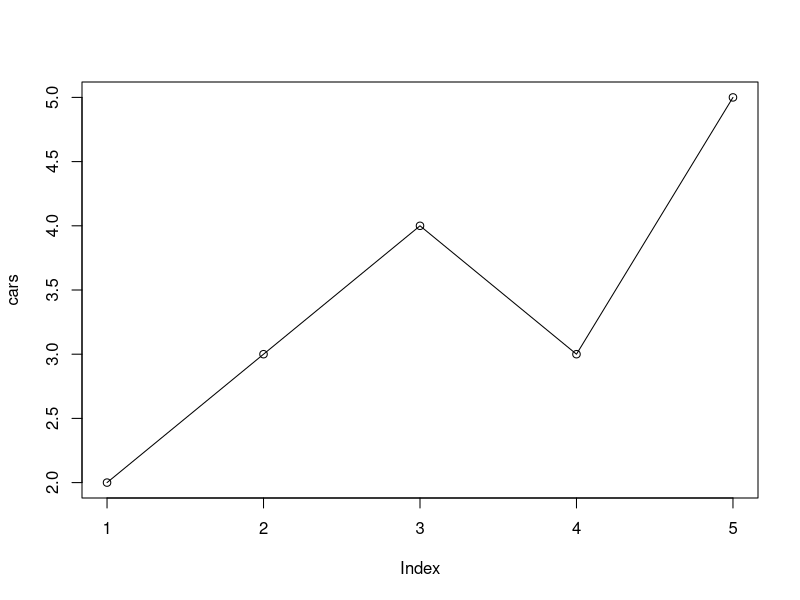
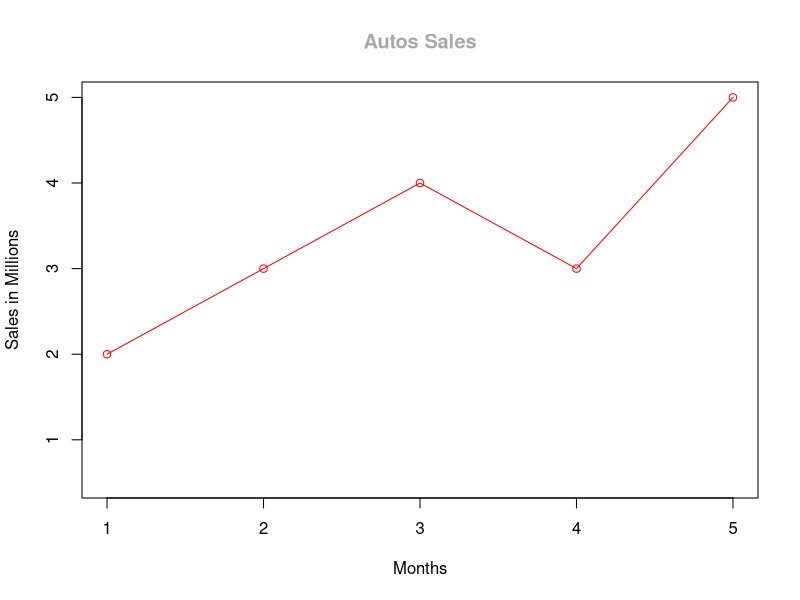
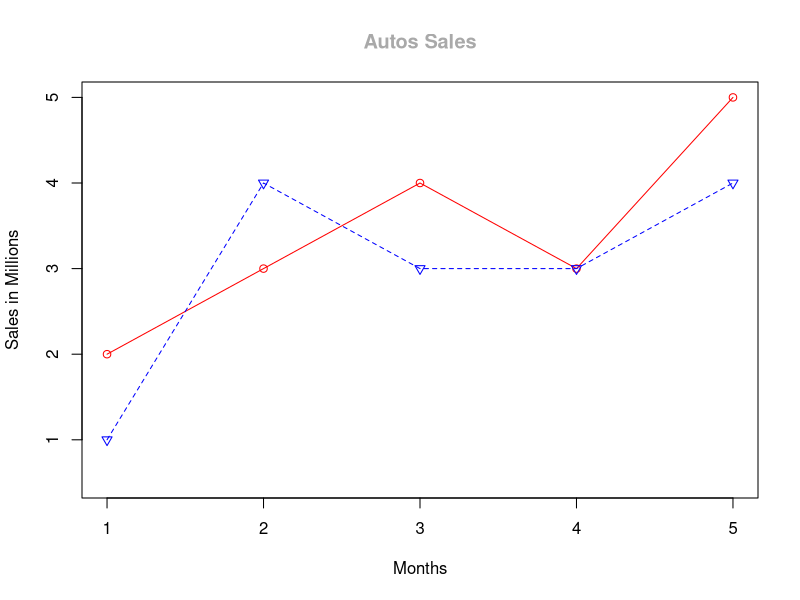
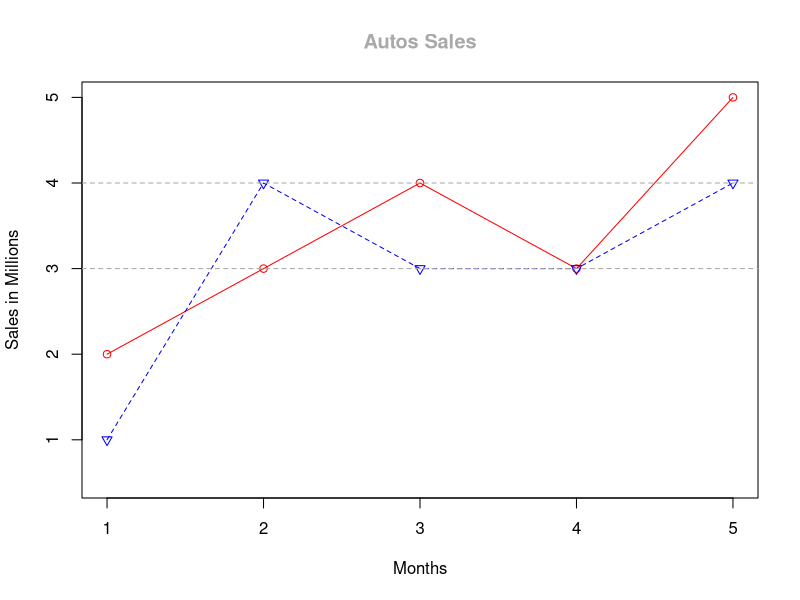
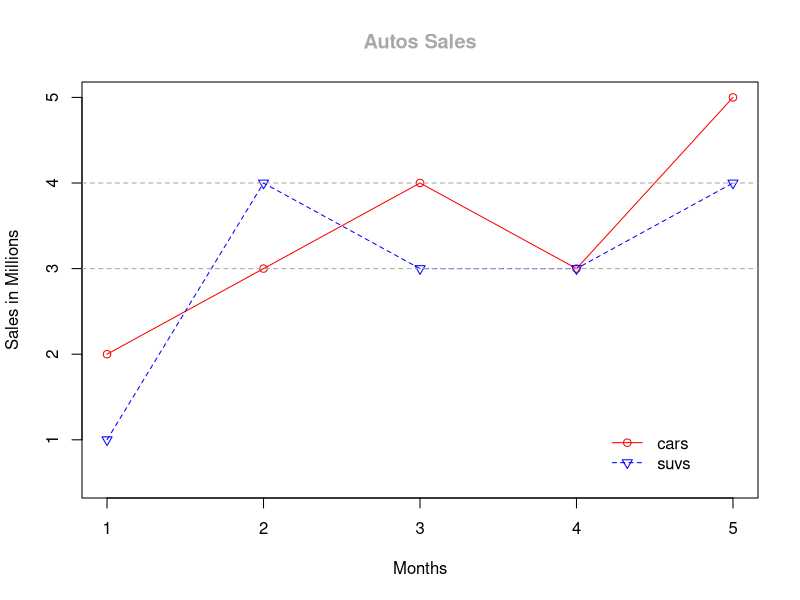
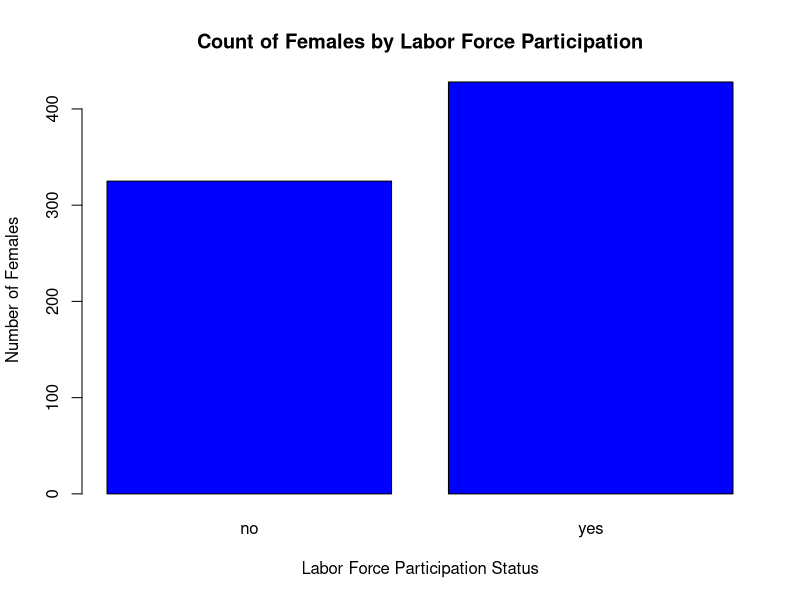
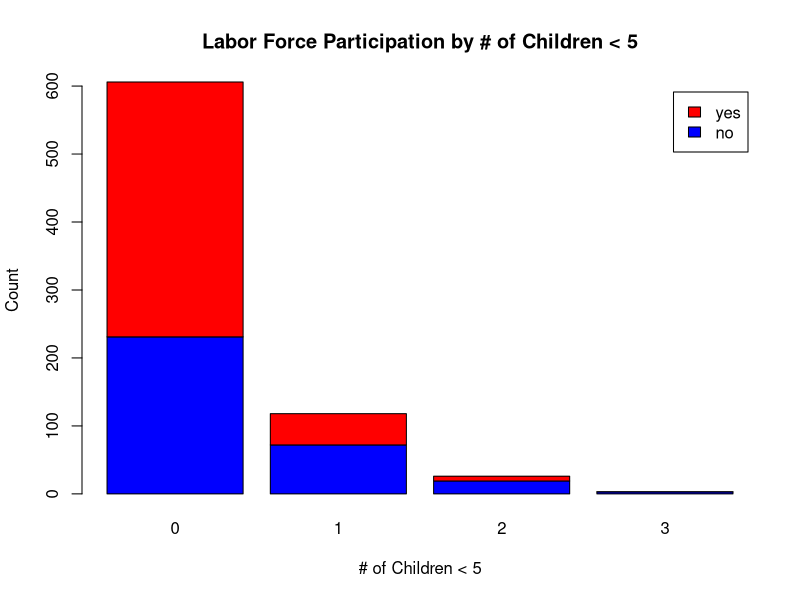
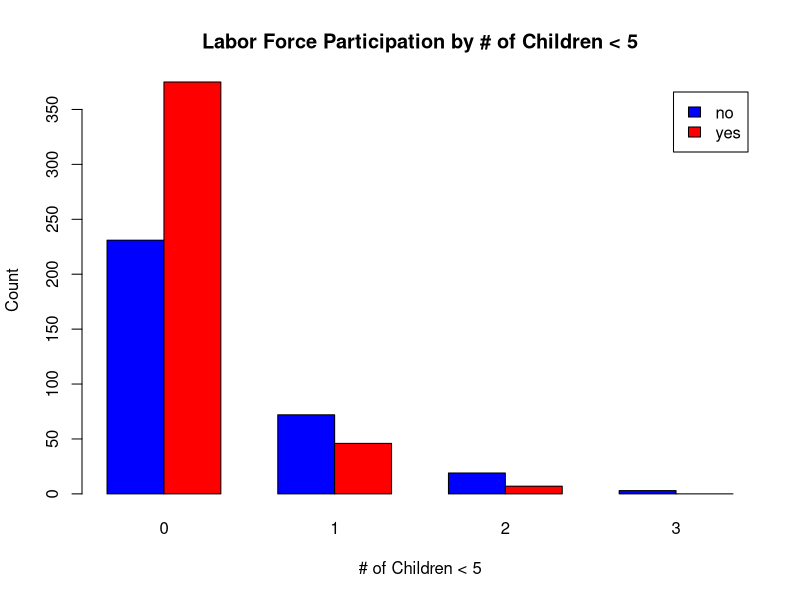

Source code (R) for these figures, in order:
## ---- chunk 1
knitr::opts_chunk$set(echo = FALSE)
## ---- chunk 2
cars = c(2,3,4,3,5)
plot(cars, type = "o")
## ---- chunk 3
plot(cars, type="o", col="red", ylim=c(0.5,5), xlab="Months", ylab="Sales in Millions")
title(main="Autos Sales", col.main="darkgrey")
## ---- chunk 4
plot(cars, type="o", col="red", ylim=c(0.5,5), xlab="Months", ylab="Sales in Millions")
title(main="Autos Sales", col.main="darkgrey")
suvs = c(1,4,3,3,4)
lines(suvs, type="o", col="blue", lty=2, pch=6)
## ---- chunk 5
plot(cars, type="o", col="red", ylim=c(0.5,5), xlab="Months", ylab="Sales in Millions")
title(main="Autos Sales", col.main="darkgrey")
lines(suvs, type="o", col="blue", lty=2, pch=6)
abline(h=c(3,4), lty=2, col="darkgrey") # h for horizontal
## ---- chunk 6
plot(cars, type="o", col="red", ylim=c(0.5,5), xlab="Months", ylab="Sales in Millions")
title(main="Autos Sales", col.main="darkgrey")
lines(suvs, type="o", col="blue", lty=2, pch=6)
abline(h=c(3,4), lty=2, col="darkgrey") # h for horizontal
legend(4.2, 1.2, c("cars","suvs"), col=c("red","blue"), lty=1:2, pch=c(1,6), bty="n")
## ---- chunk 7
library(car)
data(Mroz); # load Mroz data
str(Mroz)
## ---- chunk 8
str(Mroz)
## ---- chunk 9
barplot(table(Mroz$lfp), col = "blue", main = "Count of Females by Labor Force Participation",
        xlab = "Labor Force Participation Status", ylab = "Number of Females")
## ---- chunk 10
counts <- table(Mroz$lfp, Mroz$k5)
barplot(counts, col = c("blue","red"),
        main = "Labor Force Participation by # of Children < 5",
        xlab = "# of Children < 5", ylab = "Count",
        legend = rownames(counts))
## ---- chunk 11
counts <- table(Mroz$lfp, Mroz$k5)
barplot(counts, col = c("blue","red"),
        main = "Labor Force Participation by # of Children < 5",
        xlab = "# of Children < 5", ylab = "Count",
        legend = rownames(counts), beside = T)
## ---- chunk 12
plot(Mroz$age, Mroz$lwg, col = ifelse(Mroz$lfp == "yes", "red", "blue"),
     main = "Age vs. Log Wage by LFP", xlab = "Age (Years)", ylab = "Wage")
legend(x = 50, y = -1.5, legend = c("in LF", "Out of LF"),
       fill = c("red", "blue"), bty = "n")
## ---- chunk 13
fitLogistic <- glm(lfp ~ k5 + age, family=binomial(logit), data=Mroz); 
fitLogistic
## ---- chunk 14
summary(fitLogistic)
## ---- chunk 15
names(fitLogistic)
## ---- chunk 16
exp(confint(fitLogistic, level=0.95))
## ---- chunk 17
exp(confint.default(fitLogistic, level=0.95))
## ---- chunk 18
head(Mroz,1)
XB <- as.vector(head(predict(fitLogistic),1))
p <- as.vector(head(predict(fitLogistic, type = "response"),1))
XB
p
exp(XB)/(1 + exp(XB))
## ---- chunk 19
fitLogistic2 = update(fitLogistic, . ~ . + inc + lwg, data=Mroz)
## ---- chunk 20
fitLogistic2
## ---- chunk 21
anova(fitLogistic, fitLogistic2, test='LRT')
